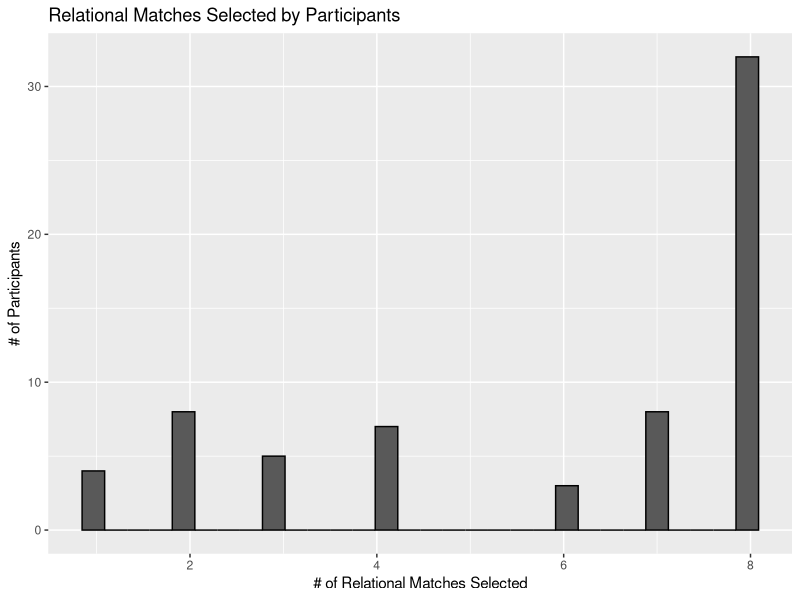

R code for this plot:
## ---- chunk 1
library(tidyverse)
## ---- chunk 2
help("tidyverse")
## ---- chunk 3
library(dplyr)
getwd()
match_trials <- read_csv("tidy_data/MFIndD_analogy.csv")
## ---- chunk 4
glimpse(match_trials)
## ---- chunk 5
people <- match_trials %>%
  distinct(qualtrics_id) %>%
  nrow()
people
## ---- chunk 6
trial_counts <- match_trials %>%
  count(qualtrics_id) %>%
  pull(n) %>%
  n_distinct()

trial_counts == 1
## ---- chunk 7
summary_match_trials <- match_trials %>%
  filter(response_type == "Rel") %>%
  group_by(qualtrics_id) %>%
  summarize(relational_match_count = n())
## ---- chunk 8
summary_match_trials %>%
  ggplot(aes(x = relational_match_count)) +
  geom_histogram(bindwidth = 1,
                 color = "black") +
  labs(x = "# of Relational Matches Selected",
       y = "# of Participants",
       title = "Relational Matches Selected by Participants")
## ---- chunk 9
reshaped_match_trials <- match_trials %>%
  select(qualtrics_id,
         trial_number,
         response_type) %>%
pivot_wider(names_from = trial_number,
              values_from = response_type,
              names_prefix = "trial")

head(reshaped_match_trials)
## ---- chunk 10
scale_data <- read_csv("tidy_data/MFIndD_REI.csv")

head(scale_data)
## ---- chunk 11
scale_data <- scale_data %>%
  mutate(numeric_response = recode(response, 
                                   "Strongly Disagree" = 1,
                                   "Disagree" = 2,
                                   "Neutral" = 3,
                                   "Agree" = 4,
                                   "Strongly Agree" = 5))

head(scale_data)
## ---- chunk 12
scale_data <- scale_data %>%
  mutate(new_scored_response = if_else(!is.na(rev_scoring),
                                      6 - numeric_response,
                                      numeric_response))
head(scale_data)
## ---- chunk 13
comparison <- scale_data %>%
  filter(new_scored_response != scored_response)
